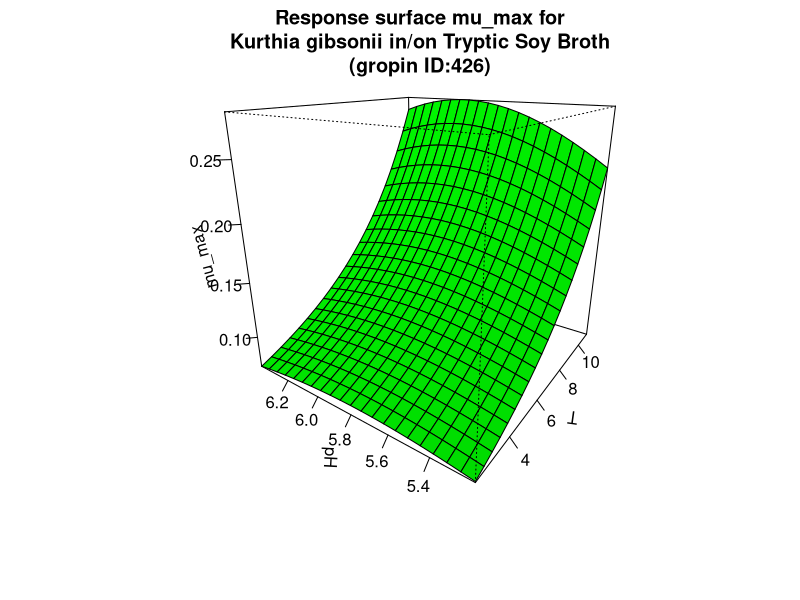

The R source for this figure:
#############################
# start of Parameter script
#############################
T <- seq(2.002,10.989010989011,length.out=21)
pH <- seq(5.2052,6.39360639360639,length.out=21)
#############################
# end of Parameter script
#############################
############################# 
# start of Model script Gropin ID 426 
#############################
 
# constant coefficients for this model
 
variables <- data.frame(T,pH)
argumentsPar <- expand.grid(variables)
 
# heart of the model
response_surface <- function(T,pH) {
   mumax <-exp(-12.65+0.004234*(T^2)-0.3024*(pH^2)+0.01535*T*pH-0.004356*T+3.467*pH)

return(mumax=mumax)
} 

# output parameters
mumax <- cbind(argumentsPar,response_surface(argumentsPar['T'],argumentsPar['pH']))
colnames(mumax) <- c(colnames(argumentsPar),'mumax')
#############################
# End of Model script
#############################
############################# 
# start of Visualisation script Gropin ID 426 
#############################
persp(T,pH,matrix(unlist(mumax$mumax),nrow=21),col = 'green',xlab='T',ylab='pH',zlab='mu_max',main='Response surface mu_max for
Kurthia gibsonii in/on Tryptic Soy Broth
(gropin ID:426)',theta=305,phi=20,shade=0.25,ticktype = 'detailed')
#############################
# End of Visualisation script
#############################
